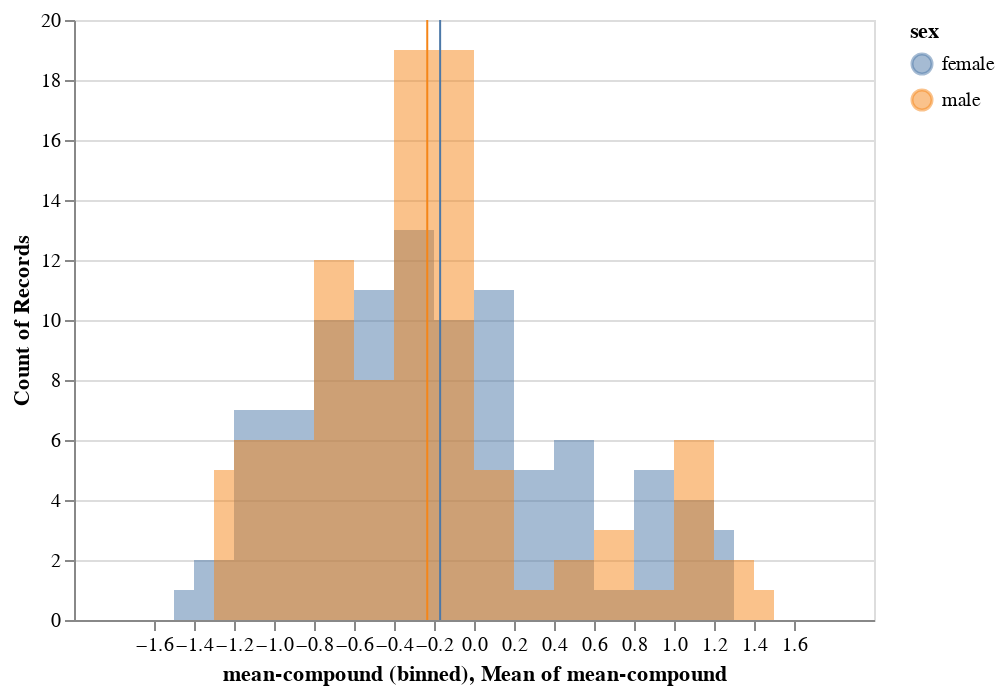

Notebook cell for this chart:
### Markdown cell above
### Sentiment by sex

### Code cell
source = reg_free
hist_free_sex_com = alt.Chart(source).mark_area(
    opacity=0.5,
    interpolate='step'
).encode(
    alt.X('mean-compound:Q', bin=alt.Bin(maxbins=30)),
    alt.Y('count()',  stack=None),
    alt.Color('sex'))

rule = alt.Chart(source).mark_rule(color='red').encode(
    x=alt.X('mean-compound:Q', aggregate='mean'),
    color=alt.Color('sex'))

(hist_free_sex_com + rule)

### Figure 1 — Vega-Lite specification as saved in the notebook (floating-point values rounded to 4 significant figures; data arrays with more than 128 entries replaced by an {"elided": "..."} marker saying what was removed)
{"config": {"view": {"continuousWidth": 400, "continuousHeight": 300}}, "layer": [{"mark": {"type": "area", "interpolate": "step", "opacity": 0.5}, "encoding": {"color": {"type": "nominal", "field": "sex"}, "x": {"type": "quantitative", "bin": {"maxbins": 30}, "field": "mean-compound"}, "y": {"type": "quantitative", "aggregate": "count", "stack": null}}}, {"mark": {"type": "rule", "color": "red"}, "encoding": {"color": {"type": "nominal", "field": "sex"}, "x": {"type": "quantitative", "aggregate": "mean", "field": "mean-compound"}}}], "data": {"name": "data-7227587b232af3f520f2b8ad9de1b8fd"}, "$schema": "https://vega.github.io/schema/vega-lite/v4.8.1.json", "datasets": {"data-7227587b232af3f520f2b8ad9de1b8fd": {"elided": "192 records"}}}
